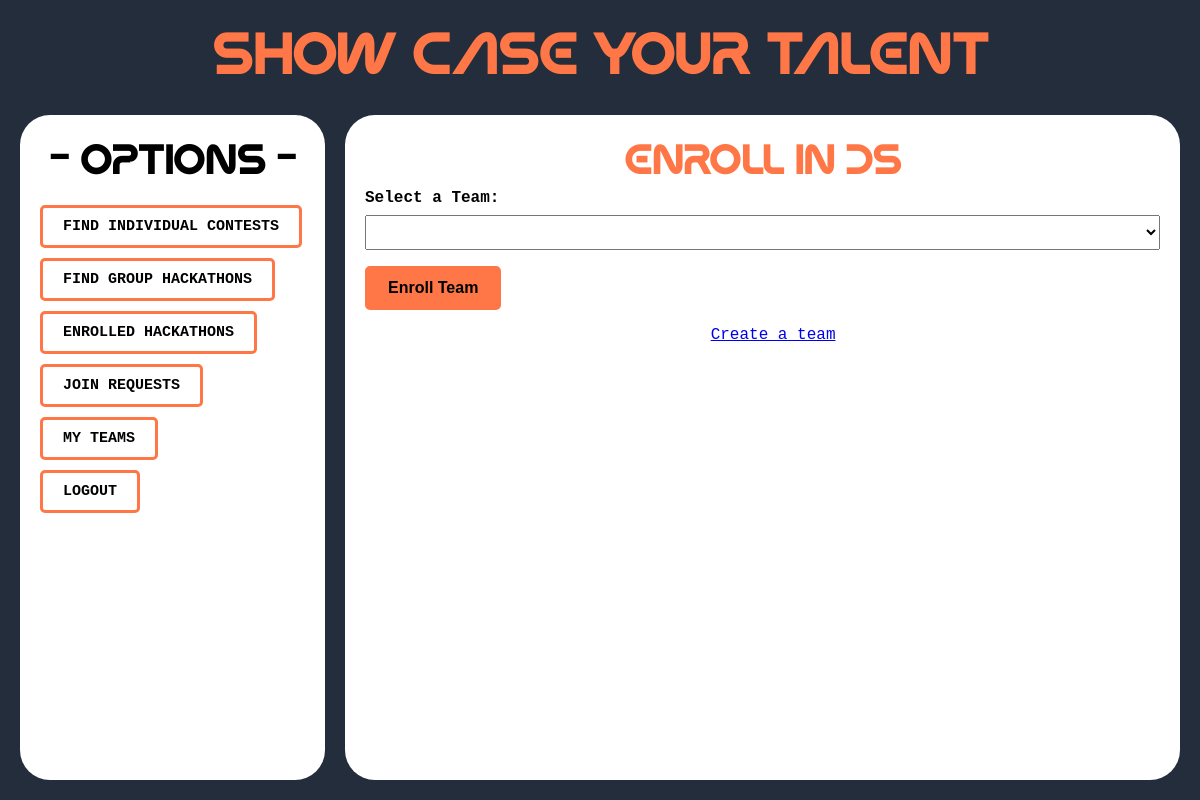
The app's page /competitor/enroll_in_event/3/ (signed in), older data.
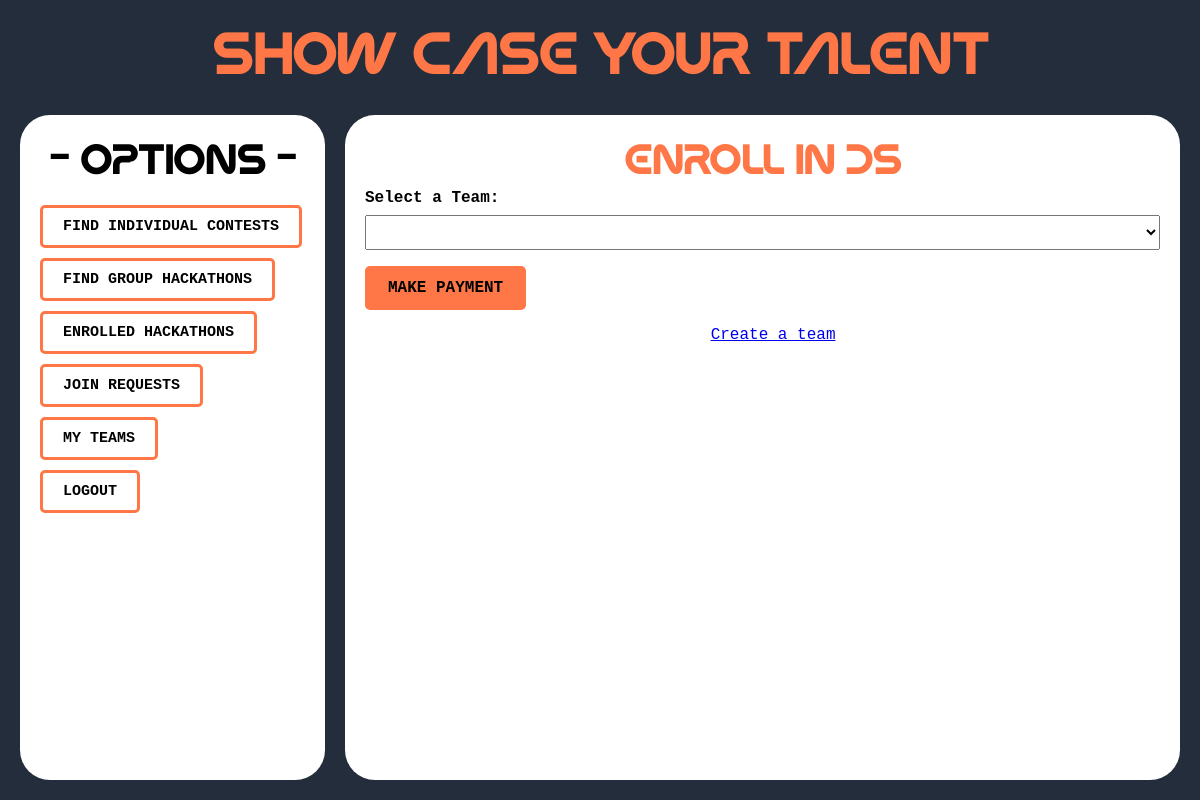
The same page, newer data.
### competitor/views.py (the view, shortened to what this page needs)
# urls.py: path('enroll_in_event/<int:event_id>/', views.enroll_in_event, name='enroll_in_event'),
@login_required
def enroll_in_event(request, event_id):
    event = get_object_or_404(GroupEvent, id=event_id)
    user_teams = Team.objects.filter(team_admin=request.user)  # Teams created by the user
    user_payment = Payment.objects.filter(user=request.user, event=event, status="SUCCESS").exists()
    return render(request, 'competitor/enroll_in_event.html', {
        'event': event,
        'user_teams': user_teams,
        'user_id': request.user.id,
        'user_payment_done': user_payment  # Pass payment status to the template
    })

### templates/competitor/enroll_in_event.html (shortened to what this page needs)
{% extends "competitor/competitor_dashboard.html" %}
{% block right_div %}
<h1 style="text-align: center;">Enroll in {{ event.hackathon_name }}</h1>
<form method="post">
    <label for="team_id" style="display: block; margin-bottom: 8px;"><strong>Select a Team:</strong></label>
    <select name="team_id" id="team_id" required style="padding: 8px; width: 100%; margin-bottom: 16px;">
    </select>
    {% if event.entry_fee > 0 and not user_payment_done %}
        <a href="{% url 'competitor:booking' event.id user.id %}" class="btn-like">MAKE PAYMENT</a>
    {% else %}
        <button type="submit" class="btn-like">Enroll Team</button>
    {% endif %}
</form>
{% if not user_teams %}
    <p>You don't have any teams to enroll. <a href="{% url 'competitor:create_team' %}">Create a team</a>.</p>
{% endif %}
{% endblock right_div %}

Row changes from the older to the newer data that the page shows:
changed GroupEvent "ds": entry_fee 0 → 1400 (drawn)
Text that changed along with them:
text no longer shown: "Enroll Team"
text now shown: "MAKE PAYMENT"
